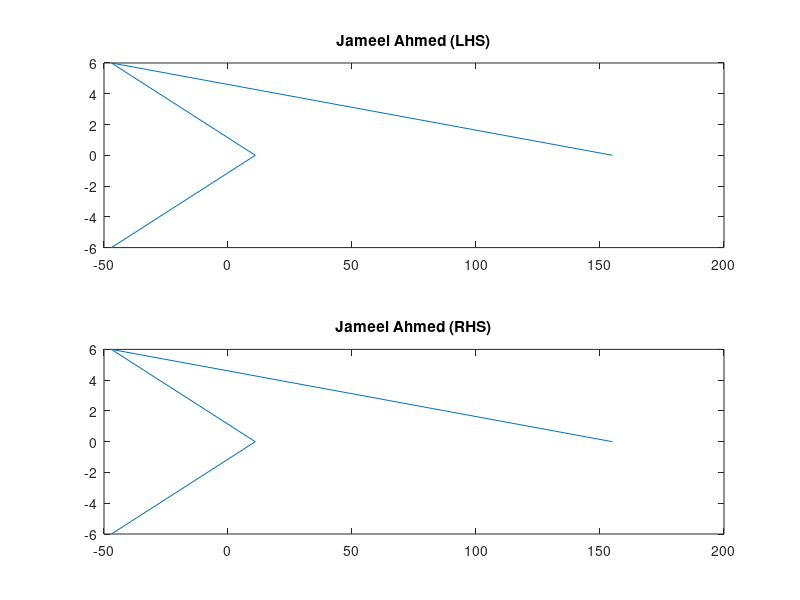

Write the MATLAB code that produced this figure.
       
x = [2 3 7 5];
y = [1 3 4 1];
X = fft(x);
Y = fft(y);

a=7;
b=4;
x = a*x;
y = b*y;
z = x + y;
LHS = fft(z);
 
 
X = a*X;
Y = b*Y;
Z = X + Y;
RHS = Z;
disp('Jameel Ahmed');
disp('LHS = ');
disp(LHS);
disp('RHS = ');
disp(RHS);
 
subplot(2,1,1)
plot(LHS)
title('Jameel Ahmed (LHS)');
subplot(2,1,2)
plot(RHS)
title('Jameel Ahmed (RHS)');
